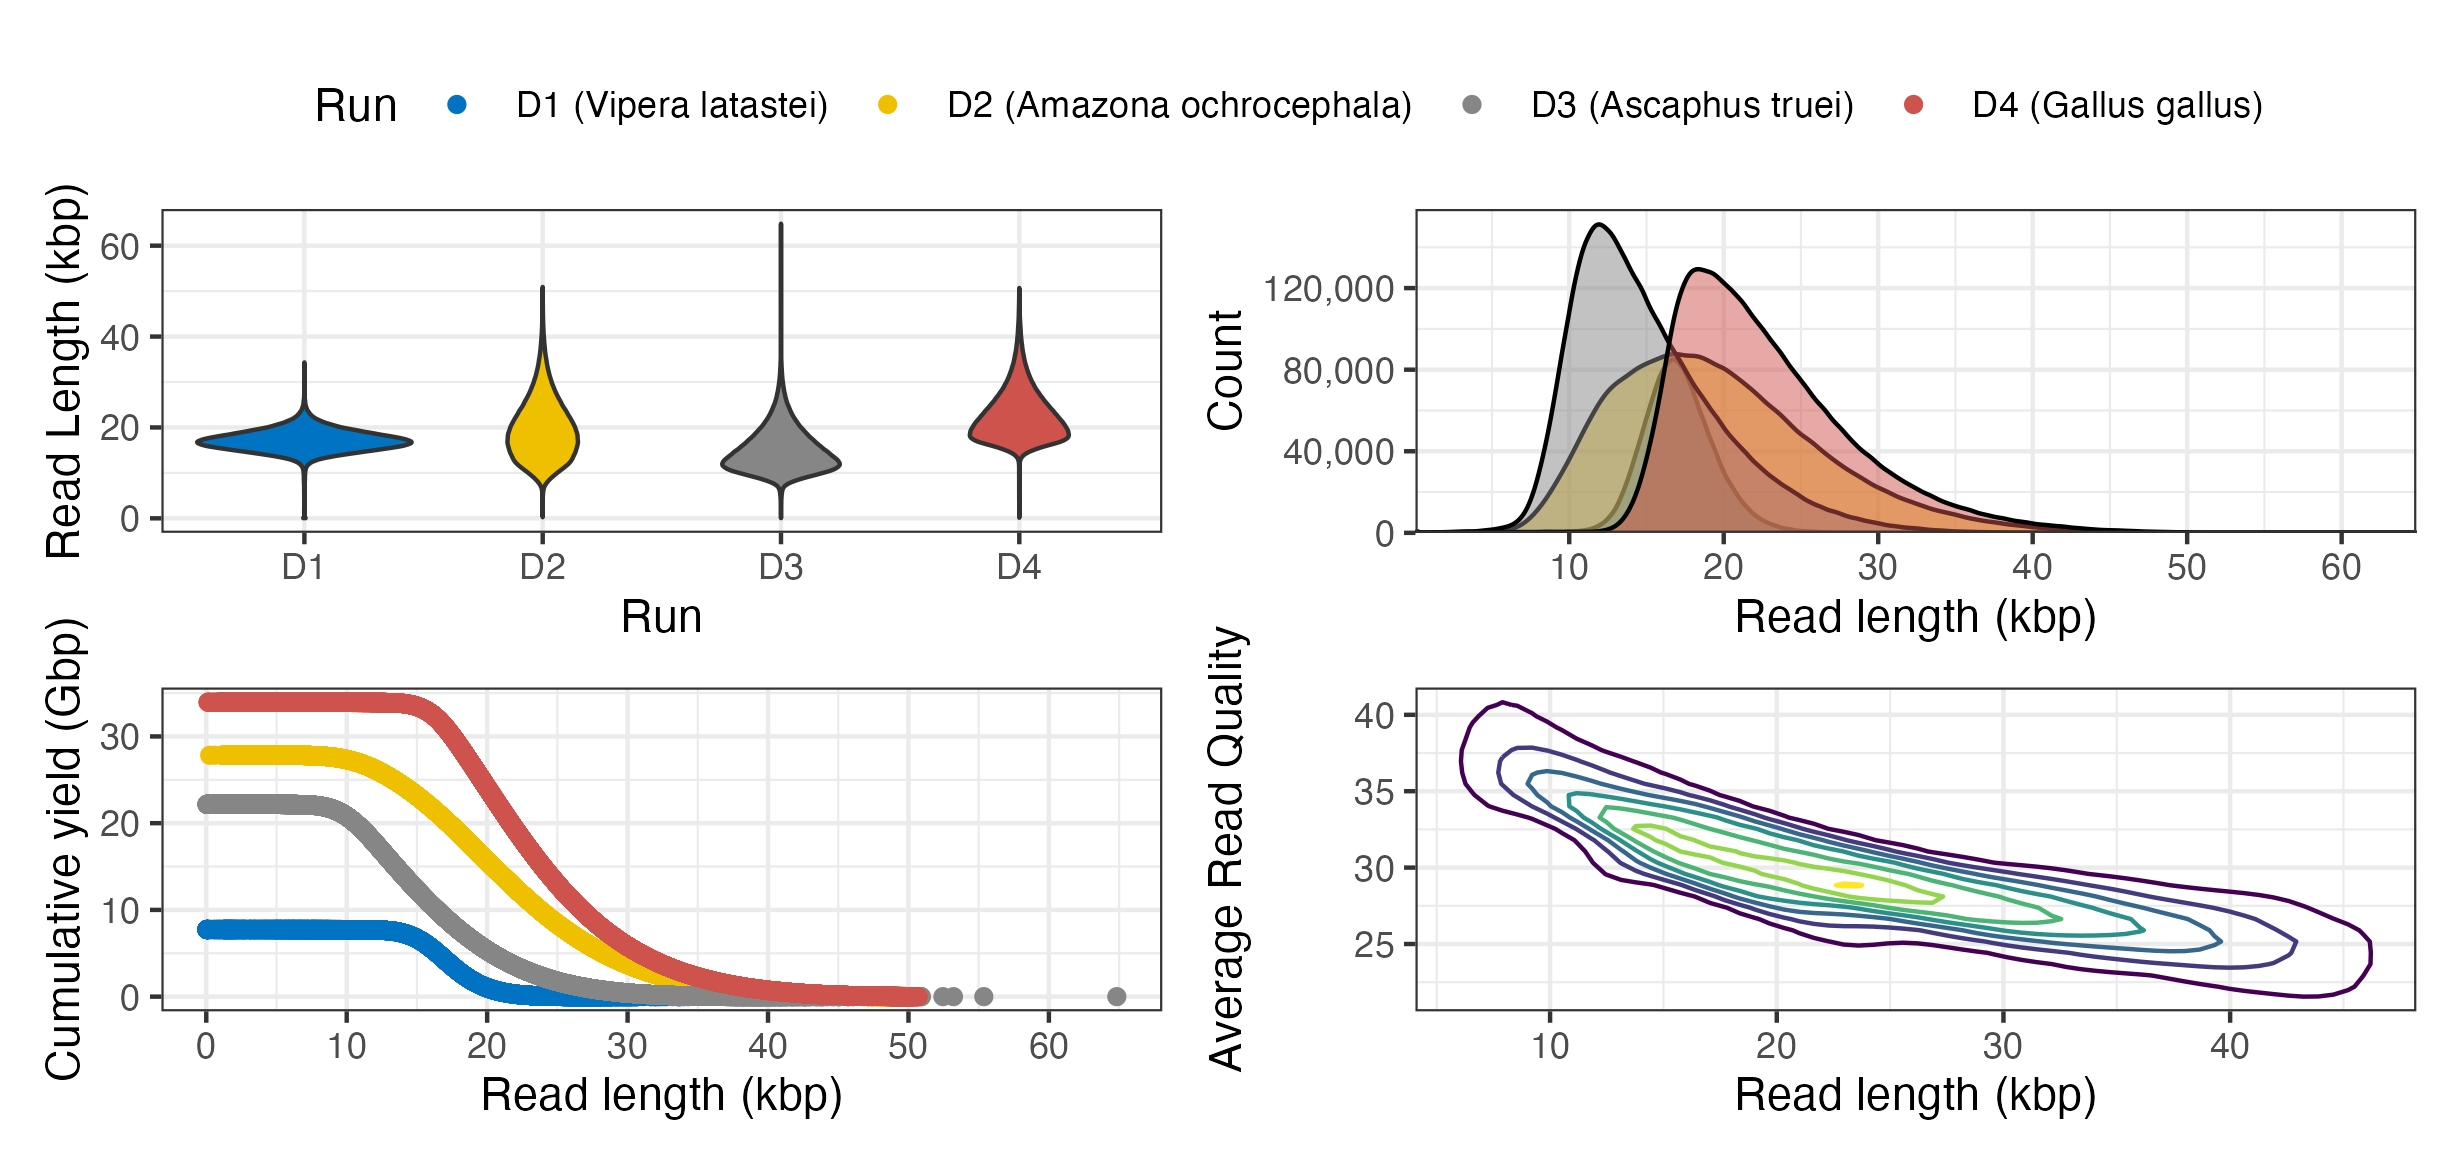

Recreate this plot in R.
library(tidyverse)
library(ggExtra)
library(bit64)
source('rdeval_interface.R')

# Set color palette (jco from ggsci package)
palette <- c("#0073C2", "#EFC000","#868686", "#CD534C", "#7AA6DC", 
             "#003C67", "#8F7700", "#3B3B3B", "#A73030", "#4A6990")

# Inverse Cumulative Distribution Function
icdf <- function(read_lengths) {
  sum <- sum(read_lengths)
  read_lengths <- sort(read_lengths)
  n <- length(read_lengths)
  vals <- unique(read_lengths)
  inv_cs <- sum - cumsum(as.numeric(tabulate(match(read_lengths, vals)) * vals))
  inv_cs_gb <- inv_cs/10^9
  return(tibble(read_length = vals, inv_cs = inv_cs, inv_cs_gb = inv_cs_gb))
}

reads <- tibble(read_length = numeric(), read_quality = numeric(), run = character())
inv_cs <- tibble(read_length = numeric(), inv_cs = numeric(), run = character())

files <- list.files(pattern = 'SRR[[:digit:]]*.rd')
n_runs <- length(files)
index = 1
for (file in files) {
  rdFile <- generateRdFile(file)
  df <- tibble(read_length = rdFile$lengths, 
                   read_quality = rdFile$qualities)
  run <- strsplit(basename(file), '[.]')[[1]][1]
  df$run <- paste0("D", index)
  df_icdf <- icdf(df$read_length)
  df_icdf$run <- paste0("D", index)
  reads <- rbind(reads, df)
  inv_cs <- rbind(inv_cs, df_icdf)
  cat(printRdSummary(rdFile))
  index = index + 1
}


### Violin Plot
violin <- ggplot(reads, aes(x = run, y = read_length/1000, fill = run)) +
  geom_violin() +
  scale_x_discrete(name = ("Run")) +
  scale_y_continuous(name = ("Read Length (kbp)"),
                     labels = scales::label_comma()) +
  scale_fill_manual(guide = "none", values = palette) +
  theme_bw()

### Read lengths
read_lengths <- ggplot(reads, aes(x = read_length/1000, fill = run)) +
  geom_density(aes(y = after_stat(count)), alpha = 0.5) +
  scale_x_continuous(name = ("Read length (kbp)"),
                     breaks = scales::breaks_width(10),
                     labels = scales::label_comma(),
                     expand = expansion(mult = c(0, 0))) +
  scale_y_continuous(name = "Count", labels = scales::label_comma(),
                     expand = expansion(mult = c(0, 0.05))) +
  scale_fill_manual(guide = "none", values = palette) +
  theme_bw() 

### Inverse cumulative distribution plot
icd <- ggplot(inv_cs, aes(read_length/1000, inv_cs_gb, color = run)) +
  geom_point() +
  scale_x_continuous(name = "Read length (kbp)",
                     breaks = scales::breaks_width(10),
                     labels = scales::label_comma(),
                     expand = expansion(mult = c(0.05, 0.05))) +
  scale_y_continuous(name = "Cumulative yield (Gbp)",
                     expand = expansion(mult = c(0.05, 0.05))) +
  scale_color_manual(name = "Run", values = palette) +
  theme_bw() 

### Read lengths vs average quality
reads_by_avg_quality <- reads %>%
  group_by(run, read_length) %>%
  summarize_at("read_quality", mean)

g <- reads_by_avg_quality %>%
  ggplot(aes(x = read_length/1000, 
             y = read_quality, 
             )) +
  geom_density_2d(aes(color = ..level..)) +
  scale_color_viridis_c(guide = "none") +
  scale_x_continuous(name = ("Read length (kbp)"),
                     breaks = scales::breaks_width(10),
                     labels = scales::label_comma()) +
  scale_y_continuous(name = ("Average Read Quality")) +
  theme_bw() 

# Stitch 4 plots together
library(patchwork)
violin + read_lengths + icd + g +
  plot_layout(guides = 'collect') &
  theme(legend.position = 'top')
ggsave('Figure_3.png', width = 10, height = 6.5)

